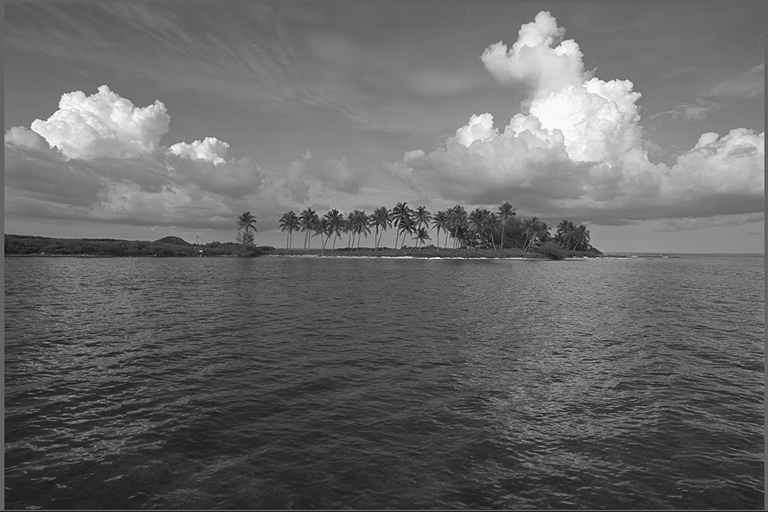
#> input picture wizja/lab5/images/wyspa_mono.png, 768 x 512 px
$ python lab5.py   (older library calls are emulated)
#> lines starting #> are read from the running program, lines starting #| are printed output that depends on the picture
import os
import cv2
import numpy as np
import matplotlib.pyplot as plt

""" ==== FUNKCJE POMOCNICZE ==== """


def printi(img, img_title="image"):
    """Pomocnicza funkcja do wypisania informacji o obrazie."""
    print(f"{img_title}, wymiary: {img.shape}, typ danych: {img.dtype}, wartości: {img.min()} - {img.max()}")


def cv_imshow(img, img_title="image"):
    """
    Funkcja do wyświetlania obrazu w wykorzystaniem okna OpenCV.
    Wykonywane jest przeskalowanie obrazu z rzeczywistymi lub 16-bitowymi całkowitoliczbowymi wartościami pikseli,
    żeby jedną funkcją wywietlać obrazy różnych typów.
    """

    if (img.dtype == np.float32) or (img.dtype == np.float64):
        img_ = img / 255
    elif img.dtype == np.int16:
        img_ = img * 128
    else:
        img_ = img
    cv2.imshow(img_title, img_)
    cv2.waitKey(0)


"""
Obliczanie entropii
"""


def calc_entropy(hist):
    pdf = (
        hist / hist.sum()
    )  # normalizacja histogramu -> rozkład prawdopodobieństwa; UWAGA: niebezpieczeństwo '/0' dla 'zerowego' histogramu!!!
    # entropy = -(pdf*np.log2(pdf)).sum() ### zapis na tablicach, ale problem z '/0'
    entropy = -sum([x * np.log2(x) for x in pdf if x != 0])
    return entropy


"""
Transformacja falkowa obrazu
"""


def dwt(img):
    """
    Bardzo prosta i podstawowa implementacja, nie uwzględniająca efektywnych metod obliczania DWT
    i dopuszczająca pewne niedokładności.
    """
    maskL = np.array(
        [
            0.02674875741080976,
            -0.01686411844287795,
            -0.07822326652898785,
            0.2668641184428723,
            0.6029490182363579,
            0.2668641184428723,
            -0.07822326652898785,
            -0.01686411844287795,
            0.02674875741080976,
        ]
    )
    maskH = np.array(
        [
            0.09127176311424948,
            -0.05754352622849957,
            -0.5912717631142470,
            1.115087052456994,
            -0.5912717631142470,
            -0.05754352622849957,
            0.09127176311424948,
        ]
    )

    bandLL = cv2.sepFilter2D(img, -1, maskL, maskL)[::2, ::2]
    bandLH = cv2.sepFilter2D(img, cv2.CV_16S, maskL, maskH)[
        ::2, ::2
    ]  # ze względu na filtrację górnoprzepustową -> wartości ujemne, dlatego wynik 16-bitowy ze znakiem
    bandHL = cv2.sepFilter2D(img, cv2.CV_16S, maskH, maskL)[::2, ::2]
    bandHH = cv2.sepFilter2D(img, cv2.CV_16S, maskH, maskH)[::2, ::2]

    return bandLL, bandLH, bandHL, bandHH


""" Wyznaczanie charakterystyki R-D """


def calc_mse_psnr(img1, img2):
    """Funkcja obliczająca MSE i PSNR dla różnicy podanych obrazów, zakładana wartość pikseli z przedziału [0, 255]."""

    imax = 255.0**2  # maksymalna wartość sygnału -> 255
    """
    W różnicy obrazów istotne są wartości ujemne, dlatego img1 konwertowany jest do typu np.float64 (liczby rzeczywiste)
    aby nie ograniczać wyniku do przedziału [0, 255].
    """
    mse = (
        ((img1.astype(np.float64) - img2) ** 2).sum() / img1.size
    )
    psnr = 10.0 * np.log10(imax / mse)
    return (mse, psnr)


""" GŁÓWNY PROGRAM """

""" OBRAZ MONOCHROMATYCZNY """

images_dir = "images/"


def main():
    image_mono = cv2.imread(images_dir + "wyspa_mono.png", cv2.IMREAD_UNCHANGED)
#> image_mono is the input picture: shape (512, 768); min 17, max 254, mean 103.8

    printi(image_mono)
#| image, wymiary: (512, 768), typ danych: uint8, wartości: 17 - 254

    bitrate_mono = 8 * os.stat(images_dir + "wyspa_mono.png").st_size / (image_mono.shape[0] * image_mono.shape[1])
#> bitrate_mono = 4.6

    """ ==== ZADANIE 1 ==== """

    hist_mono_img = cv2.calcHist([image_mono], [0], None, [256], [0, 256]).flatten()
#> hist_mono_img = 256 values, max 6226 at index 112, min 0 at index 0, mean 1536
    hist_mono_norm = hist_mono_img / hist_mono_img.sum()
#> hist_mono_norm = 256 values, max 0.0158 at index 112, min 0 at index 0, mean 0.00391

    entropy_mono = calc_entropy(hist_mono_img)
#> in calc_entropy, `pdf = ( hist / hist.sum() )  # normalizacja histogramu -> rozkład praw..`: pdf has the same summary as hist_mono_norm in main
#> in calc_entropy, `entropy = -sum([x * np.log2(x) for x in pdf if x != 0])`: entropy = 7.21
#> entropy_mono = 7.21
    print(f"Mono bitrate: {bitrate_mono:.4f}")
#| Mono bitrate: 4.6006

    """ Obraz różnicowy """

    img_tmp1 = image_mono[:, 1:]  # wszystkie wiersze (':'), kolumny od 'pierwszej' do ostatniej ('1:')
    img_tmp2 = image_mono[:, :-1]  # wszystkie wiersze, kolumny od 'zerowej' do przedostatniej (':-1')

    image_hdiff = cv2.addWeighted(img_tmp1, 1, img_tmp2, -1, 0, dtype=cv2.CV_16S)
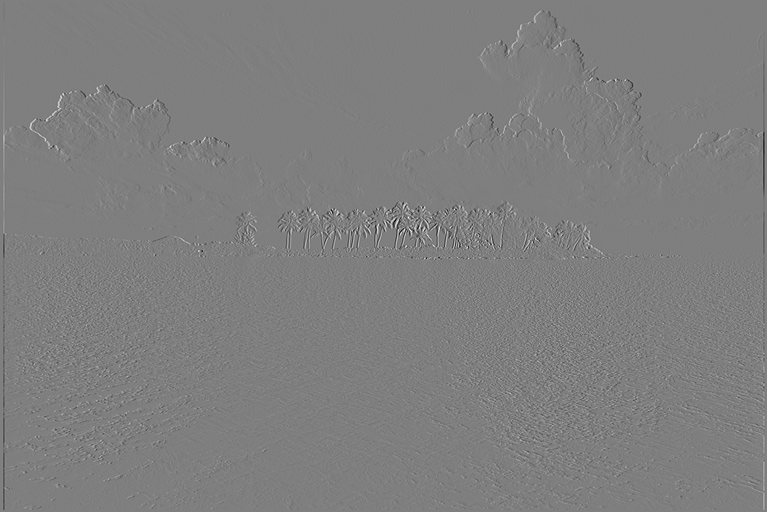
#> image_hdiff: shape (512, 767) int16; min -129, max 130, mean 0; drawn with min black and max white
    printi(image_hdiff, "image_hdiff")
#| image_hdiff, wymiary: (512, 767), typ danych: int16, wartości: -129 - 130

    image_hdiff_0 = cv2.addWeighted(image_mono[:, 0], 1, 0, 0, -127, dtype=cv2.CV_16S) # od 'zerowej' kolumny obrazu oryginalnego odejmowana stała wartość '127'
#> image_hdiff_0 = 512 values, max -28 at index 0, min -95 at index 511, mean -28.13
    printi(image_hdiff_0, "image_hdiff_0")
#| image_hdiff_0, wymiary: (512, 1), typ danych: int16, wartości: -95 - -28
    image_hdiff = np.hstack((image_hdiff_0, image_hdiff)) # połączenie tablic w kierunku poziomym, czyli 'kolumna za kolumną'
#> image_hdiff: shape (512, 768) int16
    printi(image_hdiff, "image_hdiff")
#| image_hdiff, wymiary: (512, 768), typ danych: int16, wartości: -129 - 130

    cv_imshow(image_hdiff, "image_hdiff")

    hdiff_tmp = (image_hdiff + 255).astype(np.uint16)
    hist_hdiff = cv2.calcHist([hdiff_tmp], [0], None, [511], [0, 511]).flatten()
#> hist_hdiff = 511 values, max 74677 at index 255, min 0 at index 0, mean 769.5
    hist_hdiff_norm = hist_hdiff / hist_hdiff.sum()
#> hist_hdiff_norm = 511 values, max 0.19 at index 255, min 0 at index 0, mean 0.00196

    entropy_hdiff = calc_entropy(hist_hdiff)
#> entropy_hdiff = 4.45

    """ Wyświetlenie histogramów oryginału i różnicowego """

    x1 = np.arange(256)
    x2 = np.arange(-255, 256, 1)

    plt.figure()
    plt.plot(x1, hist_mono_norm, color="blue")
    plt.title("Znormalizowany histogram mono")
    plt.grid(True)
    plt.savefig("hist_mono.png")
#> figure, not shown here; curve peaks at x = 112, y = 0.0158

    plt.figure()
    plt.plot(x2, hist_hdiff_norm, color="red")
    plt.title("Znormalizowany histogram różnicowy")
    plt.grid(True)
    plt.savefig("hist_hdiff.png")
#> figure, not shown here; curve peaks at x = 0, y = 0.19

    plt.figure(figsize=(10, 5))
    plt.plot(x1, hist_mono_norm, color="blue", label="Oryginał", linewidth=2)
    plt.plot(x2, hist_hdiff_norm, color="red", label="Różnicowy", linewidth=2)
    plt.title("Porównanie znormalizowanych histogramów")
    plt.xlabel("Wartość")
    plt.ylabel("Prawdopodobieństwo")
    plt.grid(True)
    plt.legend()
    plt.savefig("compare_hist_mono.png")
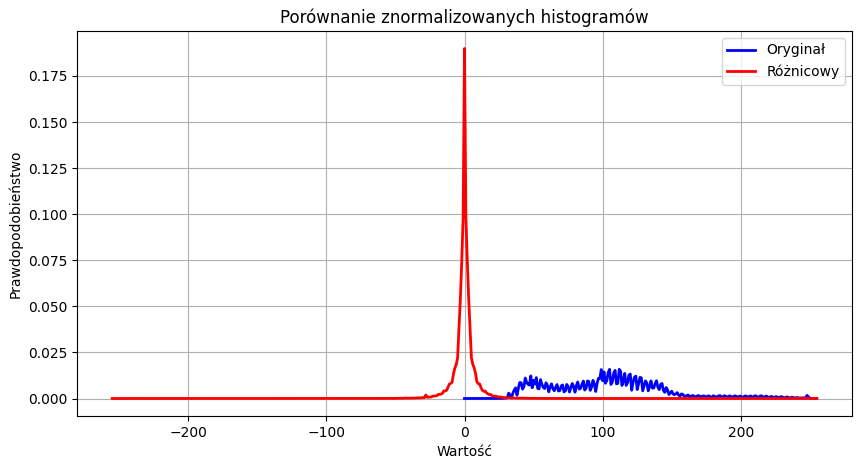
#> figure drawn by matplotlib, 1 panel; curve peaks at x = 112, y = 0.0158; curve peaks at x = 0, y = 0.19
    plt.show()

    """ Wyliczanie współczynników DWT """

    ll, lh, hl, hh = dwt(image_mono)
#> in dwt, `bandLH = cv2.sepFilter2D(img, cv2.CV_16S, maskL, maskH)[ ::2, ::2 ]`:
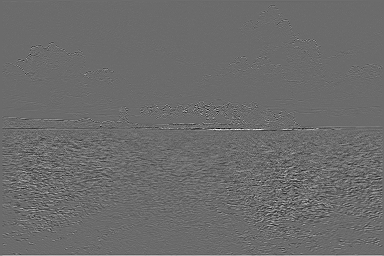
#> bandLH: shape (256, 384) int16; min -105, max 143, mean 0.2; drawn with min black and max white

    printi(ll, "LL")
#| LL, wymiary: (256, 384), typ danych: uint8, wartości: 21 - 255
#| LH, wymiary: (256, 384), typ danych: int16, wartości: -105 - 143
#| HL, wymiary: (256, 384), typ danych: int16, wartości: -94 - 90
#| HH, wymiary: (256, 384), typ danych: int16, wartości: -78 - 80
    printi(lh, "LH")
    printi(hl, "HL")
    printi(hh, "HH")

    cv_imshow(ll, "LL2")
    cv_imshow(cv2.multiply(lh, 2), "LH2")
#> call 3 of cv_imshow, with img_title = 'LH2'
#> in cv_imshow (call 3), `img_ = img * 128`:
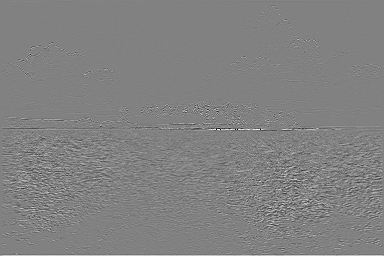
#> img_: shape (256, 384) int16; min -32512, max 31488, mean 57.7; drawn with min black and max white
    cv_imshow(cv2.multiply(hl, 2), "HL2")
    cv_imshow(cv2.multiply(hh, 2), "HH2")

    hist_ll = cv2.calcHist([ll], [0], None, [256], [0, 256]).flatten()
#> hist_ll = 256 values, max 1347 at index 99, min 0 at index 0, mean 384
    hist_lh = cv2.calcHist([(lh + 255).astype(np.uint16)], [0], None, [511], [0, 511]).flatten()
#> hist_lh = 511 values, max 14553 at index 255, min 0 at index 0, mean 192.4
    hist_hl = cv2.calcHist([(hl + 255).astype(np.uint16)], [0], None, [511], [0, 511]).flatten()
#> hist_hl = 511 values, max 21207 at index 255, min 0 at index 0, mean 192.4
    hist_hh = cv2.calcHist([(hh + 255).astype(np.uint16)], [0], None, [511], [0, 511]).flatten()
#> hist_hh = 511 values, max 13467 at index 255, min 0 at index 0, mean 192.4
    H_ll = calc_entropy(hist_ll)
#> H_ll = 7.26
    H_lh = calc_entropy(hist_lh)
#> H_lh = 5.02
    H_hl = calc_entropy(hist_hl)
#> H_hl = 3.76
    H_hh = calc_entropy(hist_hh)
#> H_hh = 4.36

    print(f"Bitrate: {bitrate_mono:.4f}")
#| Bitrate: 4.6006
    print(f"H(obraz_mono) = {entropy_mono:.4f}")
#| H(obraz_mono) = 7.2102
    print(f"H(obraz_różnicowy) = {entropy_hdiff:.4f}")
#| H(obraz_różnicowy) = 4.4514
    print(f"H(LL) = {H_ll:.4f} \nH(LH) = {H_lh:.4f} \nH(HL) = {H_hl:.4f} \nH(HH) = {H_hh:.4f} \nH_śr = {(H_ll+H_lh+H_hl+H_hh)/4:.4f}")
#| H(LL) = 7.2591
#| H(LH) = 5.0180
#| H(HL) = 3.7595
#| H(HH) = 4.3650
#| H_śr = 5.1004

    fig = plt.figure()
    fig.set_figheight(fig.get_figheight() * 2)  # zwiększenie rozmiarów okna
    fig.set_figwidth(fig.get_figwidth() * 2)
    plt.subplot(2, 2, 1)
    plt.plot(hist_ll, color="blue")
    plt.title("LL")
    plt.xlim([0, 255])
    plt.grid(True)
    plt.subplot(2, 2, 3)
    plt.plot(np.arange(-255, 256, 1), hist_lh, color="red")
    plt.title("LH")
    plt.xlim([-255, 255])
    plt.grid(True)
    plt.subplot(2, 2, 2)
    plt.plot(np.arange(-255, 256, 1), hist_hl, color="red")
    plt.title("HL")
    plt.xlim([-255, 255])
    plt.grid(True)
    plt.subplot(2, 2, 4)
    plt.plot(np.arange(-255, 256, 1), hist_hh, color="red")
    plt.title("HH")
    plt.xlim([-255, 255])
    plt.grid(True)

    plt.savefig("compare_hist_DWT.png")
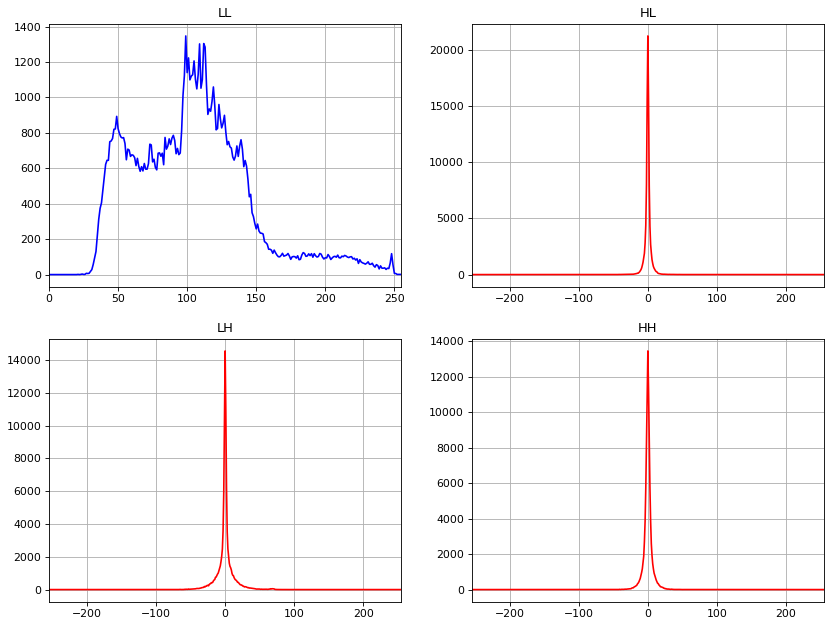
#> figure drawn by matplotlib, 4 panels; panel 1: curve peaks at x = 99, y = 1347; panel 2: curve peaks at x = 0, y = 14553; panel 3: curve peaks at x = 0, y = 21207; panel 4: curve peaks at x = 0, y = 13467
    plt.close()

    """ OBRAZ BARWNY """

    image_col = cv2.imread(images_dir + "wyspa_col.png")
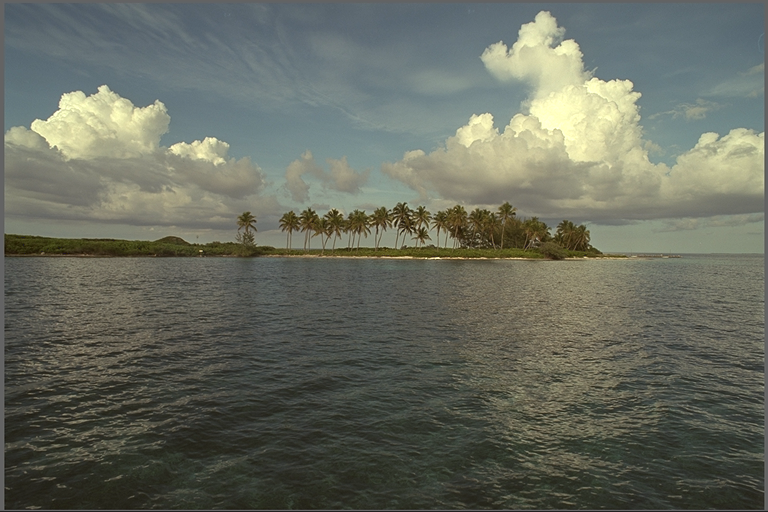
#> input picture wizja/lab5/images/wyspa_col.png, 768 x 512 px
#> image_col is the input picture: shape (512, 768, 3); mean B, G, R 95.2, 106.7, 102.9
    printi(image_col)
#| image, wymiary: (512, 768, 3), typ danych: uint8, wartości: 1 - 255

    # cv2.imread wczytuje obraz kolorowy domyślnie jako BGR
    image_r = image_col[:, :, 2]
    image_g = image_col[:, :, 1]
    image_b = image_col[:, :, 0]
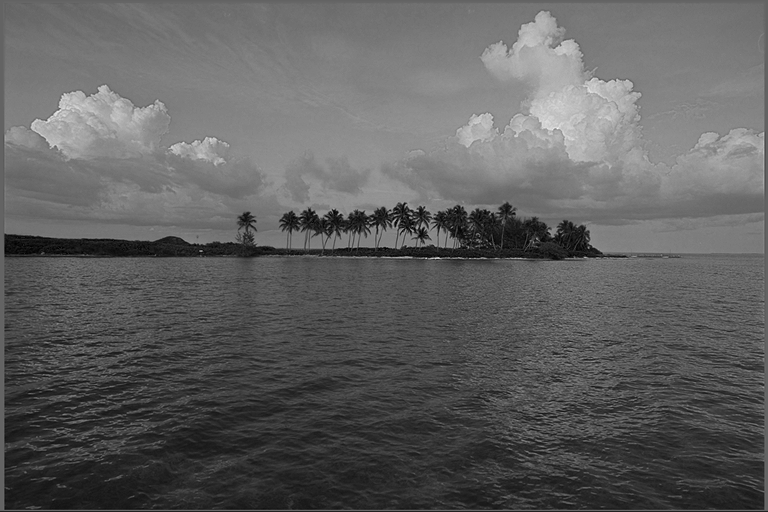
#> image_b: shape (512, 768); min 1, max 249, mean 95.2

    hist_r = cv2.calcHist([image_r], [0], None, [256], [0, 256]).flatten()
#> hist_r = 256 values, max 9002 at index 99, min 0 at index 0, mean 1536
    hist_g = cv2.calcHist([image_g], [0], None, [256], [0, 256]).flatten()
#> hist_g = 256 values, max 7199 at index 99, min 0 at index 0, mean 1536
    hist_b = cv2.calcHist([image_b], [0], None, [256], [0, 256]).flatten()
#> hist_b = 256 values, max 6022 at index 127, min 0 at index 0, mean 1536

    H_R = calc_entropy(hist_r)
#> H_R = 7.22
    H_G = calc_entropy(hist_g)
#> H_G = 7.3
    H_B = calc_entropy(hist_b)
#> H_B = 7.2
    print(f"H(R) = {H_R:.4f} \nH(G) = {H_G:.4f} \nH(B) = {H_B:.4f} \nH_śr = {(H_R+H_G+H_B)/3:.4f}")
#| H(R) = 7.2197
#| H(G) = 7.3047
#| H(B) = 7.1979
#| H_śr = 7.2408

    cv_imshow(image_r, "R")
    cv_imshow(image_g, "G")
    cv_imshow(image_b, "B")
    plt.figure()
    plt.plot(hist_r, color="red", label="R")
    plt.plot(hist_g, color="green", label="G")
    plt.plot(hist_b, color="blue", label="B")
    plt.title("Histogram RGB")
    plt.xlim([0, 255])
    plt.grid(True)
    plt.legend()

    plt.savefig("hist_bgr.png")
    plt.show()

    image_YCrCb = cv2.cvtColor(image_col, cv2.COLOR_BGR2YCrCb)
    printi(image_YCrCb, "Image_YCrCb")

    hist_y = cv2.calcHist([image_YCrCb[:, :, 0]], [0], None, [256], [0, 256]).flatten()
    hist_cr = cv2.calcHist([image_YCrCb[:, :, 1]], [0], None, [256], [0, 256]).flatten()
    hist_cb = cv2.calcHist([image_YCrCb[:, :, 2]], [0], None, [256], [0, 256]).flatten()

    H_Y = calc_entropy(hist_y)
    H_Cr = calc_entropy(hist_cr)
    H_Cb = calc_entropy(hist_cb)
    print(f"H(Y) = {H_Y:.4f} \nH(Cr) = {H_Cr:.4f} \nH(Cb) = {H_Cb:.4f} \nH_śr = {(H_Y+H_Cr+H_Cb)/3:.4f}")

    cv_imshow(image_YCrCb[:, :, 0], "Y")
    cv_imshow(image_YCrCb[:, :, 1], "Cr")
    cv_imshow(image_YCrCb[:, :, 2], "Cb")
    plt.figure()
    plt.plot(hist_y, color="gray", label="Y")
    plt.plot(hist_cr, color="red", label="Cr")
    plt.plot(hist_cb, color="blue", label="Cb")
    plt.title("Histogram YCrCb")
    plt.xlim([0, 255])
    plt.grid(True)
    plt.legend()

    plt.savefig("hist_ycrcb.png")
    plt.show()

    xx = []
    ym = []
    yp = []

    for quality in [1, 5, 10, 15, 20, 25, 30, 35, 40, 45, 50, 55, 60, 65, 70, 75, 80, 85, 90, 95, 99]:
        out_file_name = f"out_image_q{quality:03d}.jpg"
        """ Zapis do pliku w formacie .jpg z ustaloną 'jakością' """
        cv2.imwrite(out_file_name, image_col, (cv2.IMWRITE_JPEG_QUALITY, quality))
        """ Odczyt skompresowanego obrazu, policzenie bitrate'u i PSNR """
        image_compressed = cv2.imread(out_file_name, cv2.IMREAD_UNCHANGED)
        bitrate = 8 * os.stat(out_file_name).st_size / (image_col.shape[0] * image_col.shape[1]) ### image.shape == image_compressed.shape
        mse, psnr = calc_mse_psnr(image_col, image_compressed)

        xx.append(bitrate)
        ym.append(mse)
        yp.append(psnr)

        """ Logi na terminal do łatwego podglądu """
        print(f"Quality={quality:2d}: Bitrate={bitrate:.4f}, MSE={mse:.4f}, PSNR={psnr:.4f} dB")

    fig = plt.figure()
    fig.set_figwidth(fig.get_figwidth() * 2)
    plt.suptitle("Charakterystyki R-D")
    plt.subplot(1, 2, 1)
    plt.plot(xx, ym, "-.")
    plt.title("MSE(R)")
    plt.xlabel("bitrate")
    plt.ylabel("MSE", labelpad=0)
    plt.subplot(1, 2, 2)
    plt.plot(xx, yp, "-o")
    plt.title("PSNR(R)")
    plt.xlabel("bitrate")
    plt.ylabel("PSNR [dB]", labelpad=0)

    plt.savefig("r-d_characteristics")
    plt.show()

    bitrate_png = 8 * os.stat(images_dir + "wyspa_col.png").st_size / (image_mono.shape[0] * image_mono.shape[1])
    print(f"Bitrate dla PNG: {bitrate_png:.4f}")


if __name__ == "__main__":
    main()
